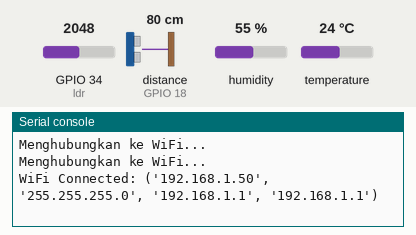
The program below on a simulated ESP32 board running MicroPython. Parts: the last lines printed to the serial console. Inputs (shaded band) come from the test bench; at power-on: distance to the obstacle (sensor on GPIO 18) 80 cm, humidity 55 %, GPIO 34 (ldr) = 2048, temperature 24 °C (analog values on the 0–4095 scale). The echo pulse lasts 58.3 µs per cm; WiFi joins after 1.5 s; the clock reads 2024-03-15 10:24:30 at power-on unless the program sets it; no MQTT or app messages arrive unless stated; web requests get an empty 200 reply after 0.4 s; threads take turns every 2 ms.

Above: at 3.2 s.
3.3 s: distance to the obstacle (sensor on GPIO 18) set to 2 cm
At 5.4 s:
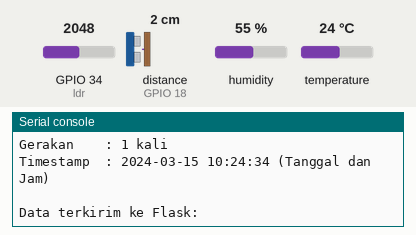
9.3 s: humidity set to 22 %
At 12.3 s:
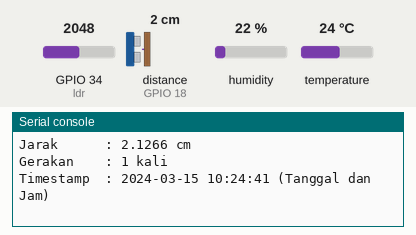
15.3 s: GPIO 34 (ldr) set to 2866
At 18.6 s:
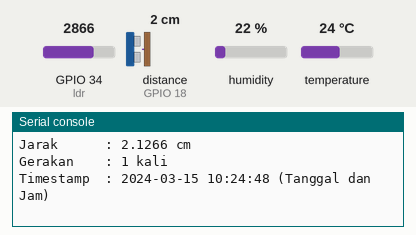
21.3 s: temperature set to 12 °C
At 26.2 s:
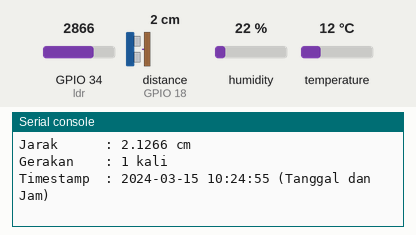
27.3 s: distance to the obstacle (sensor on GPIO 18) set to 4 cm
At 33.1 s:
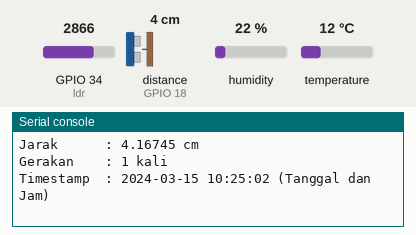
33.3 s: GPIO 34 (ldr) set to 3972
At 40.0 s:
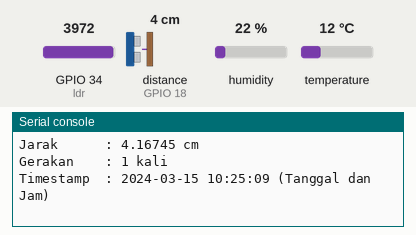
Timing chart, 0 to 40.3 s (numbered marks = the images above; inputs shaded):
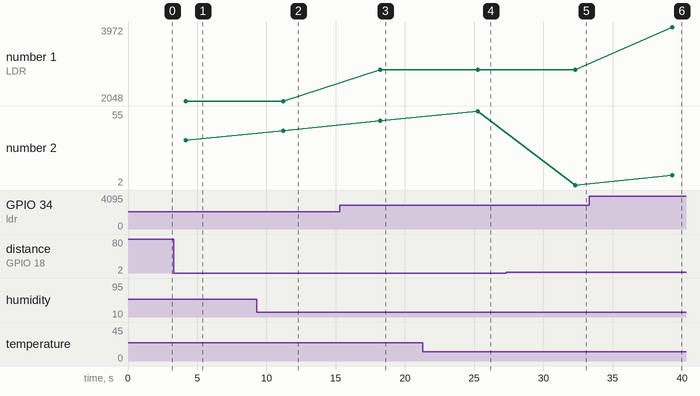

Measured:
- after the input at 3.3 s, the serial console: prints a new line after 0.88 s (image 1)
- after the input at 9.3 s, the serial console: prints a new line after 1.9 s (image 2)
- after the input at 15.3 s, the serial console: prints a new line after 2.9 s (image 3)
- after the input at 21.3 s, the serial console: prints a new line after 4.0 s (image 4)
- after the input at 27.3 s, the serial console: prints a new line after 5.0 s (image 5)
- after the input at 33.3 s, the serial console: prints a new line after 6.0 s (image 6)
- plotted number 1: 2048 → 2866 after the input at 15.3 s, 2866 → 3972 after the input at 33.3 s

The program:

Monitoring_ESP32.py
```python
import network
import time
import json
import ubinascii
import dht
import urequests
from machine import Pin, ADC
from umqtt.simple import MQTTClient
import utime

# **WiFi Configuration**
SSID = "Y"
PASSWORD = "Isky12345678"

# **Ubidots Configuration**
TOKEN = "BBUS-MNHDM0Z7G8quIpkZ5cLn7oOpzpMnph"
MQTT_BROKER = "industrial.api.ubidots.com"
DEVICE_LABEL = "sensor_esp"
VARIABLE_LDR = "LDR"
VARIABLE_SUHU = "Suhu"
VARIABLE_KELEMBABAN = "Kelembaban"
VARIABLE_JARAK = "Jarak"
VARIABLE_PIR = "Gerakan"

# **Flask API Endpoint**
FLASK_SERVER = "http://192.168.76.222:5000/send-data"

# **Inisialisasi Sensor**
ldr = ADC(Pin(34))
ldr.atten(ADC.ATTN_11DB)
dht_sensor = dht.DHT11(Pin(4))
pir_sensor = Pin(12, Pin.IN)

# **Inisialisasi Sensor Ultrasonik**
trig_pin = Pin(5, Pin.OUT)
echo_pin = Pin(18, Pin.IN)

# **Koneksi ke WiFi**
def connect_wifi():
    wlan = network.WLAN(network.STA_IF)
    wlan.active(True)
    wlan.connect(SSID, PASSWORD)
    while not wlan.isconnected():
        print("Menghubungkan ke WiFi...")
        time.sleep(1)
    print("WiFi Connected:", wlan.ifconfig())

# **Membaca sensor DHT11 dan lainnya**
def get_sensor_data():
    try:
        time.sleep(2)
        dht_sensor.measure()
        suhu = dht_sensor.temperature()
        kelembaban = dht_sensor.humidity()
    except OSError:
        print("Gagal membaca sensor DHT11!")
        suhu, kelembaban = None, None

    ldr_value = ldr.read()
    gerakan = pir_sensor.value()
    jarak = get_distance()

    # Menambahkan timestamp dalam format tanggal dan jam
    timestamp = utime.localtime()
    timestamp_str = "{:04}-{:02}-{:02} {:02}:{:02}:{:02}".format(
        timestamp[0], timestamp[1], timestamp[2], timestamp[3], timestamp[4], timestamp[5]
    )

    # Menyusun data dengan timestamp di bawah
    return {
        "LDR": ldr_value,
        "Suhu": suhu if suhu is not None else 0,
        "Kelembaban": kelembaban if kelembaban is not None else 0,
        "Gerakan": gerakan,
        "Jarak": jarak,
        "Timestamp": timestamp_str
    }

# **Mengukur Jarak dengan Sensor Ultrasonik**
def get_distance():

    trig_pin.value(0)
    time.sleep_us(2)
    trig_pin.value(1)
    time.sleep_us(10)
    trig_pin.value(0)

    # Mengukur durasi
    start_time = time.ticks_us()
    while echo_pin.value() == 0:
        start_time = time.ticks_us()
    while echo_pin.value() == 1:
        end_time = time.ticks_us()

    # Hitung durasi
    duration = time.ticks_diff(end_time, start_time)
    distance = (duration * 0.0343) / 2
    return distance

# **Fungsi untuk mengirim data ke Ubidots via MQTT**
def send_data_to_ubidots():
    client_id = ubinascii.hexlify(network.WLAN().config('mac')).decode()
    client = MQTTClient(client_id, MQTT_BROKER, user=TOKEN, password="", port=1883)
    client.connect()

    while True:
        # Mengambil data dari sensor
        data = get_sensor_data()

        # Format payload untuk mengirim data ke Ubidots
        payload = json.dumps({
            VARIABLE_LDR: data["LDR"],
            VARIABLE_SUHU: data["Suhu"],
            VARIABLE_KELEMBABAN: data["Kelembaban"],
            VARIABLE_JARAK: data["Jarak"],
            VARIABLE_PIR: data["Gerakan"],
            "Timestamp": data["Timestamp"]
        })

        # Mengirim data ke Ubidots
        topic = "/v1.6/devices/" + DEVICE_LABEL
        client.publish(topic, payload)

        # Menampilkan output yang lebih rapi di terminal
        print("\nData Dikirim ke Ubidots")
        print(f"LDR        : {data['LDR']} (ADC Value)")
        print(f"Suhu       : {data['Suhu']} °C")
        print(f"Kelembaban : {data['Kelembaban']} %")
        print(f"Jarak      : {data['Jarak']} cm")
        print(f"Gerakan    : {data['Gerakan']} kali")
        print(f"Timestamp  : {data['Timestamp']} (Tanggal dan Jam)\n")

        time.sleep(5)

# **Fungsi untuk mengirim data ke Flask Server**
def send_data_to_flask():
    while True:
        data = get_sensor_data()
        headers = {"Content-Type": "application/json"}
        try:
            response = urequests.post(FLASK_SERVER, json=data, headers=headers)
            print(f"Data terkirim ke Flask: {response.text}")
            response.close()
        except Exception as e:
            print(f"Gagal mengirim data ke Flask: {e}")

        time.sleep(20)

# **Jalankan Program**
connect_wifi()

# Jalankan kedua pengiriman data (ke Ubidots dan Flask)
import _thread
_thread.start_new_thread(send_data_to_ubidots, ())
send_data_to_flask()
```
